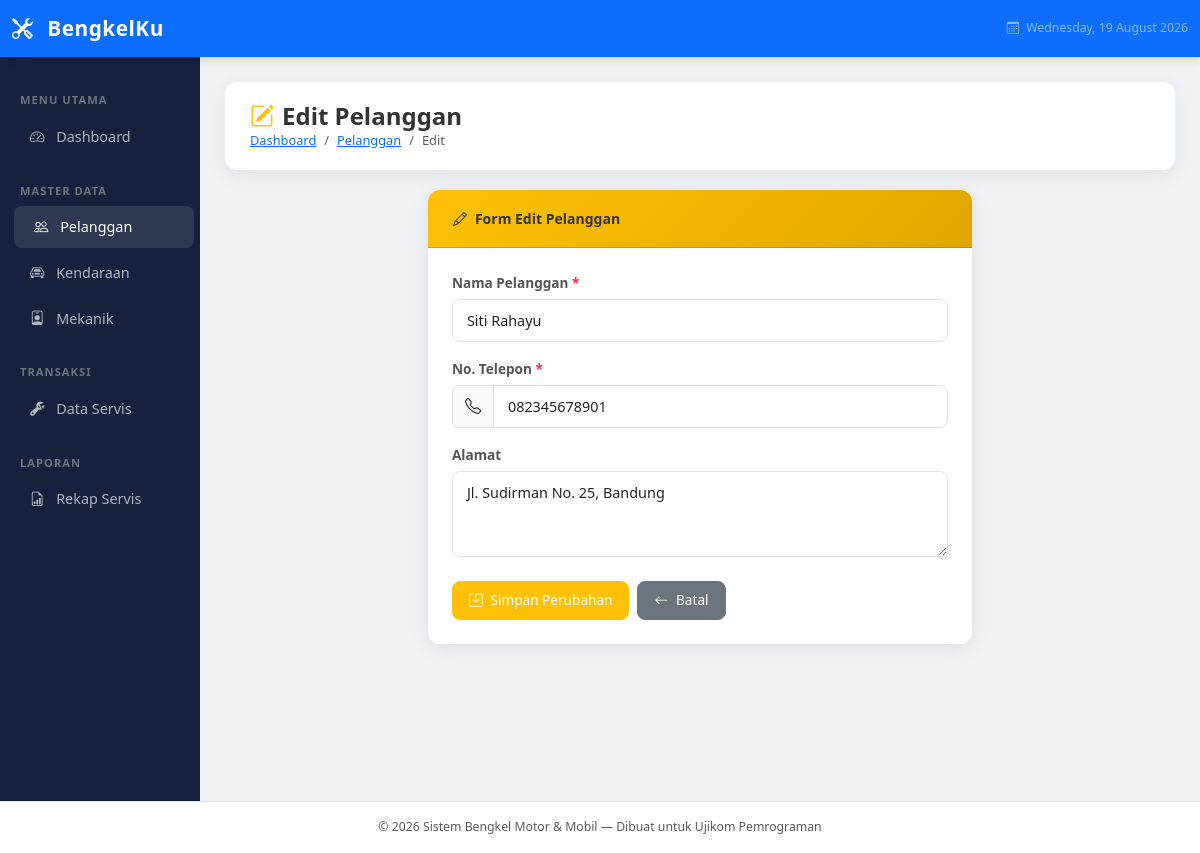
Screenshot of /pelanggan/edit.php?id=2 with the database file from the repository.
### tables this page shows
CREATE TABLE IF NOT EXISTS pelanggan (
    id INT AUTO_INCREMENT PRIMARY KEY,
    nama VARCHAR(100) NOT NULL,
    telepon VARCHAR(15) NOT NULL,
    alamat TEXT,
    created_at TIMESTAMP DEFAULT CURRENT_TIMESTAMP
);

### pelanggan/edit.php (the view, shortened to what this page needs)
<?php
require_once '../config/database.php';
$id    = $_GET['id'] ?? 0;
$query = "SELECT * FROM pelanggan WHERE id = $id";
$result = mysqli_query($conn, $query);
$data = mysqli_fetch_assoc($result);
require_once '../includes/header.php';
?>
<div class="page-header">
    <div>
        <h4><i class="bi bi-pencil-square me-2 text-warning"></i>Edit Pelanggan</h4>
        <nav aria-label="breadcrumb">
            <ol class="breadcrumb">
                <li class="breadcrumb-item"><a href="../index.php">Dashboard</a></li>
                <li class="breadcrumb-item"><a href="index.php">Pelanggan</a></li>
                <li class="breadcrumb-item active">Edit</li>
            </ol>
        </nav>
    </div>
</div>
<div class="row justify-content-center">
    <div class="col-md-7">
        <div class="card form-card">
            <div class="card-header" style="background: linear-gradient(135deg, #ffc107, #e0a800); color:#333">
                <i class="bi bi-pencil me-2"></i>Form Edit Pelanggan
            </div>
            <div class="card-body p-4">
                <form method="POST" action="">
                    <div class="mb-3">
                        <label for="nama" class="form-label">Nama Pelanggan <span class="text-danger">*</span></label>
                        <input type="text" class="form-control" id="nama" name="nama"
                               value="<?= htmlspecialchars(isset($_POST['nama']) ? $_POST['nama'] : $data['nama']) ?>"
                               required>
                    </div>
                    <div class="mb-3">
                        <label for="telepon" class="form-label">No. Telepon <span class="text-danger">*</span></label>
                        <div class="input-group">
                            <span class="input-group-text"><i class="bi bi-telephone"></i></span>
                            <input type="text" class="form-control" id="telepon" name="telepon"
                                   value="<?= htmlspecialchars(isset($_POST['telepon']) ? $_POST['telepon'] : $data['telepon']) ?>"
                                   required>
                        </div>
                    </div>
                    <div class="mb-4">
                        <label for="alamat" class="form-label">Alamat</label>
                        <textarea class="form-control" id="alamat" name="alamat" rows="3"><?= htmlspecialchars(isset($_POST['alamat']) ? $_POST['alamat'] : $data['alamat']) ?></textarea>
                    </div>
                    <div class="d-flex gap-2">
                        <button type="submit" class="btn btn-warning text-white">
                            <i class="bi bi-save me-2"></i>Simpan Perubahan
                        </button>
                        <a href="index.php" class="btn btn-secondary">
                            <i class="bi bi-arrow-left me-2"></i>Batal
                        </a>
                    </div>
                </form>
            </div>
        </div>
    </div>
</div>
<?php require_once '../includes/footer.php'; ?>

### assets/css/style.css (style rules this page uses)
:root { --primary: #0d6efd; --success: #198754; --warning: #ffc107; --danger: #dc3545; --dark: #1a1a2e; --sidebar-bg: #16213e; --card-shadow: 0 4px 20px rgba(0, 0, 0, 0.08); }
body { background-color: #f0f2f5; font-family: 'Segoe UI', Tahoma, Geneva, Verdana, sans-serif; font-size: 14px; }
.page-header { background: white; border-radius: 12px; padding: 20px 25px; margin-bottom: 20px; box-shadow: var(--card-shadow); display: flex; align-items: center; justify-content: space-between; }
.page-header h4 { margin: 0; font-weight: 700; color: #333; }
.page-header .breadcrumb { margin: 0; background: none; padding: 0; font-size: 0.8rem; }
.form-card { border: none; border-radius: 12px; box-shadow: var(--card-shadow); }
.form-card .card-header { background: linear-gradient(135deg, #0d6efd, #0056b3); color: white; border-radius: 12px 12px 0 0 !important; padding: 18px 25px; font-weight: 600; }
.form-label { font-weight: 600; font-size: 0.85rem; color: #555; margin-bottom: 5px; }
.form-control, .form-select { border-radius: 8px; border: 1.5px solid #dee2e6; padding: 10px 14px; font-size: 0.9rem; transition: border-color 0.2s, box-shadow 0.2s; }
.btn { border-radius: 8px; font-size: 0.85rem; font-weight: 500; padding: 8px 16px; transition: all 0.2s ease; }

### rows the page displays
pelanggan: nama "Siti Rahayu", telepon "082345678901", alamat "Jl. Sudirman No. 25, Bandung"
